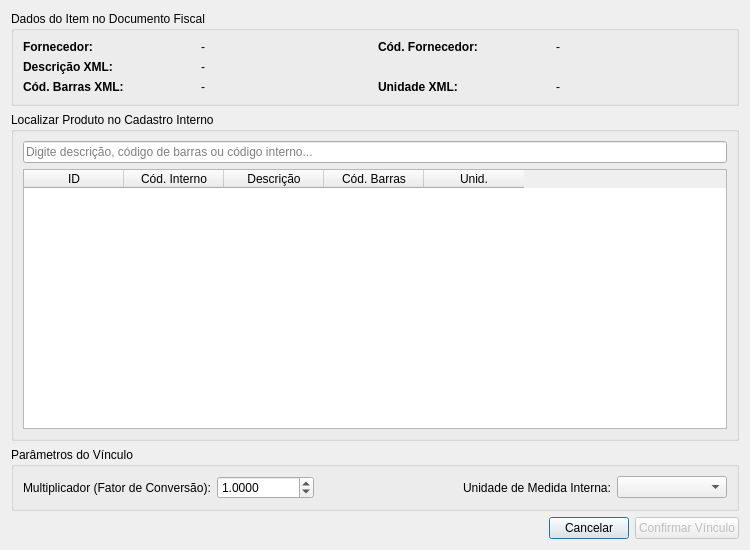
<?xml version="1.0" encoding="UTF-8"?>
<ui version="4.0">
 <class>DialogSelecionarProduto</class>
 <widget class="QDialog" name="DialogSelecionarProduto">
  <property name="geometry">
   <rect>
    <x>0</x>
    <y>0</y>
    <width>750</width>
    <height>550</height>
   </rect>
  </property>
  <property name="windowTitle">
   <string>Vincular a Produto Existente</string>
  </property>
  <layout class="QVBoxLayout" name="verticalLayout">
   <item>
    <widget class="QGroupBox" name="groupItemFornecedor">
     <property name="title">
      <string>Dados do Item no Documento Fiscal</string>
     </property>
     <layout class="QGridLayout" name="gridLayout">
      <item row="0" column="0">
       <widget class="QLabel" name="lblRotuloFornecedor">
        <property name="font">
         <font>
          <bold>true</bold>
         </font>
        </property>
        <property name="text">
         <string>Fornecedor:</string>
        </property>
       </widget>
      </item>
      <item row="0" column="1">
       <widget class="QLabel" name="lblFornecedor">
        <property name="text">
         <string>-</string>
        </property>
       </widget>
      </item>
      <item row="0" column="2">
       <widget class="QLabel" name="lblRotuloCodForn">
        <property name="font">
         <font>
          <bold>true</bold>
         </font>
        </property>
        <property name="text">
         <string>Cód. Fornecedor:</string>
        </property>
       </widget>
      </item>
      <item row="0" column="3">
       <widget class="QLabel" name="lblCodigoFornecedor">
        <property name="text">
         <string>-</string>
        </property>
       </widget>
      </item>
      <item row="1" column="0">
       <widget class="QLabel" name="lblRotuloDesc">
        <property name="font">
         <font>
          <bold>true</bold>
         </font>
        </property>
        <property name="text">
         <string>Descrição XML:</string>
        </property>
       </widget>
      </item>
      <item row="1" column="1" colspan="3">
       <widget class="QLabel" name="lblDescricaoXml">
        <property name="text">
         <string>-</string>
        </property>
       </widget>
      </item>
      <item row="2" column="0">
       <widget class="QLabel" name="lblRotuloBarras">
        <property name="font">
         <font>
          <bold>true</bold>
         </font>
        </property>
        <property name="text">
         <string>Cód. Barras XML:</string>
        </property>
       </widget>
      </item>
      <item row="2" column="1">
       <widget class="QLabel" name="lblCodigoBarrasXml">
        <property name="text">
         <string>-</string>
        </property>
       </widget>
      </item>
      <item row="2" column="2">
       <widget class="QLabel" name="lblRotuloUnid">
        <property name="font">
         <font>
          <bold>true</bold>
         </font>
        </property>
        <property name="text">
         <string>Unidade XML:</string>
        </property>
       </widget>
      </item>
      <item row="2" column="3">
       <widget class="QLabel" name="lblUnidadeXml">
        <property name="text">
         <string>-</string>
        </property>
       </widget>
      </item>
     </layout>
    </widget>
   </item>
   <item>
    <widget class="QGroupBox" name="groupBusca">
     <property name="title">
      <string>Localizar Produto no Cadastro Interno</string>
     </property>
     <layout class="QVBoxLayout" name="verticalLayout_2">
      <item>
       <widget class="QLineEdit" name="editBusca">
        <property name="placeholderText">
         <string>Digite descrição, código de barras ou código interno...</string>
        </property>
        <property name="clearButtonEnabled">
         <bool>true</bool>
        </property>
       </widget>
      </item>
      <item>
       <widget class="QTableWidget" name="tableProdutos">
        <property name="editTriggers">
         <set>QAbstractItemView::NoEditTriggers</set>
        </property>
        <property name="alternatingRowColors">
         <bool>true</bool>
        </property>
        <property name="selectionMode">
         <enum>QAbstractItemView::SingleSelection</enum>
        </property>
        <property name="selectionBehavior">
         <enum>QAbstractItemView::SelectRows</enum>
        </property>
        <column>
         <property name="text">
          <string>ID</string>
         </property>
        </column>
        <column>
         <property name="text">
          <string>Cód. Interno</string>
         </property>
        </column>
        <column>
         <property name="text">
          <string>Descrição</string>
         </property>
        </column>
        <column>
         <property name="text">
          <string>Cód. Barras</string>
         </property>
        </column>
        <column>
         <property name="text">
          <string>Unid.</string>
         </property>
        </column>
       </widget>
      </item>
     </layout>
    </widget>
   </item>
   <item>
    <widget class="QGroupBox" name="groupFator">
     <property name="title">
      <string>Parâmetros do Vínculo</string>
     </property>
     <layout class="QHBoxLayout" name="horizontalLayout_2">
      <item>
       <widget class="QLabel" name="lblRotuloMultiplicador">
        <property name="text">
         <string>Multiplicador (Fator de Conversão):</string>
        </property>
       </widget>
      </item>
      <item>
       <widget class="QDoubleSpinBox" name="spinMultiplicador">
        <property name="decimals">
         <number>4</number>
        </property>
        <property name="minimum">
         <double>0.000100000000000</double>
        </property>
        <property name="maximum">
         <double>999999.000000000000000</double>
        </property>
        <property name="value">
         <double>1.000000000000000</double>
        </property>
       </widget>
      </item>
      <item>
       <spacer name="horizontalSpacer">
        <property name="orientation">
         <enum>Qt::Horizontal</enum>
        </property>
        <property name="sizeHint" stdset="0">
         <size>
          <width>20</width>
          <height>20</height>
         </size>
        </property>
       </spacer>
      </item>
      <item>
       <widget class="QLabel" name="lblRotuloUnidadeInterna">
        <property name="text">
         <string>Unidade de Medida Interna:</string>
        </property>
       </widget>
      </item>
      <item>
       <widget class="QComboBox" name="comboUnidade">
        <property name="minimumSize">
         <size>
          <width>110</width>
          <height>0</height>
         </size>
        </property>
       </widget>
      </item>
     </layout>
    </widget>
   </item>
   <item>
    <layout class="QHBoxLayout" name="horizontalLayout">
     <item>
      <spacer name="spacerBotoes">
       <property name="orientation">
        <enum>Qt::Horizontal</enum>
       </property>
       <property name="sizeHint" stdset="0">
        <size>
         <width>40</width>
         <height>20</height>
        </size>
       </property>
      </spacer>
     </item>
     <item>
      <widget class="InputButton" name="btnCancelar">
       <property name="text">
        <string>Cancelar</string>
       </property>
      </widget>
     </item>
     <item>
      <widget class="InputButton" name="btnConfirmar">
       <property name="enabled">
        <bool>false</bool>
       </property>
       <property name="text">
        <string>Confirmar Vínculo</string>
       </property>
       <property name="colorScheme" stdset="0">
        <enum>InputButton::Primary</enum>
       </property>
      </widget>
     </item>
    </layout>
   </item>
  </layout>
 </widget>
 <customwidgets>
  <customwidget>
   <class>InputButton</class>
   <extends>QPushButton</extends>
   <header>presentation/components/inputs/InputButton.h</header>
  </customwidget>
 </customwidgets>
 <resources/>
 <connections/>
</ui>
